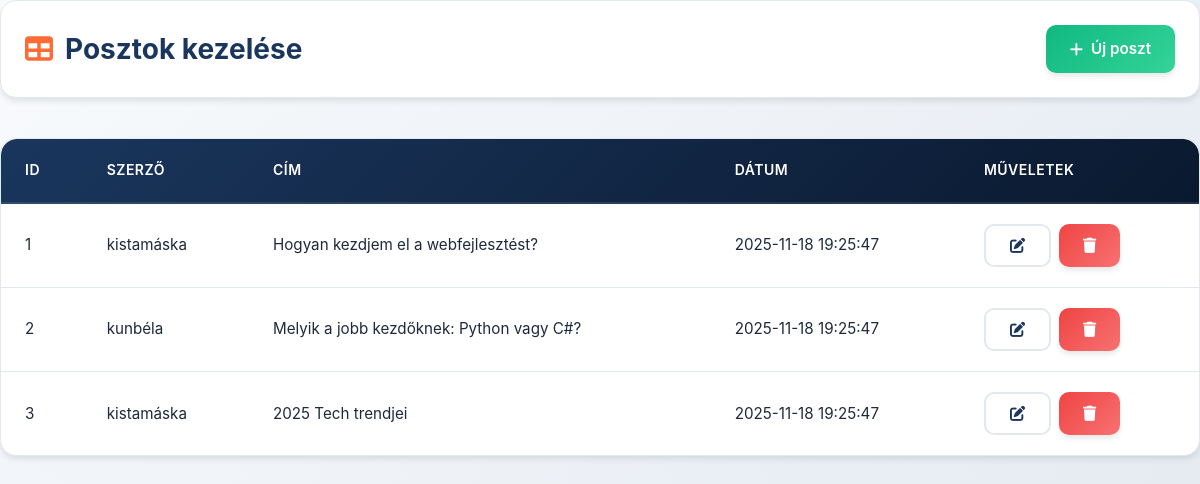
/admin/panel_posts.php (signed in), run on an earlier commit of the app's database.
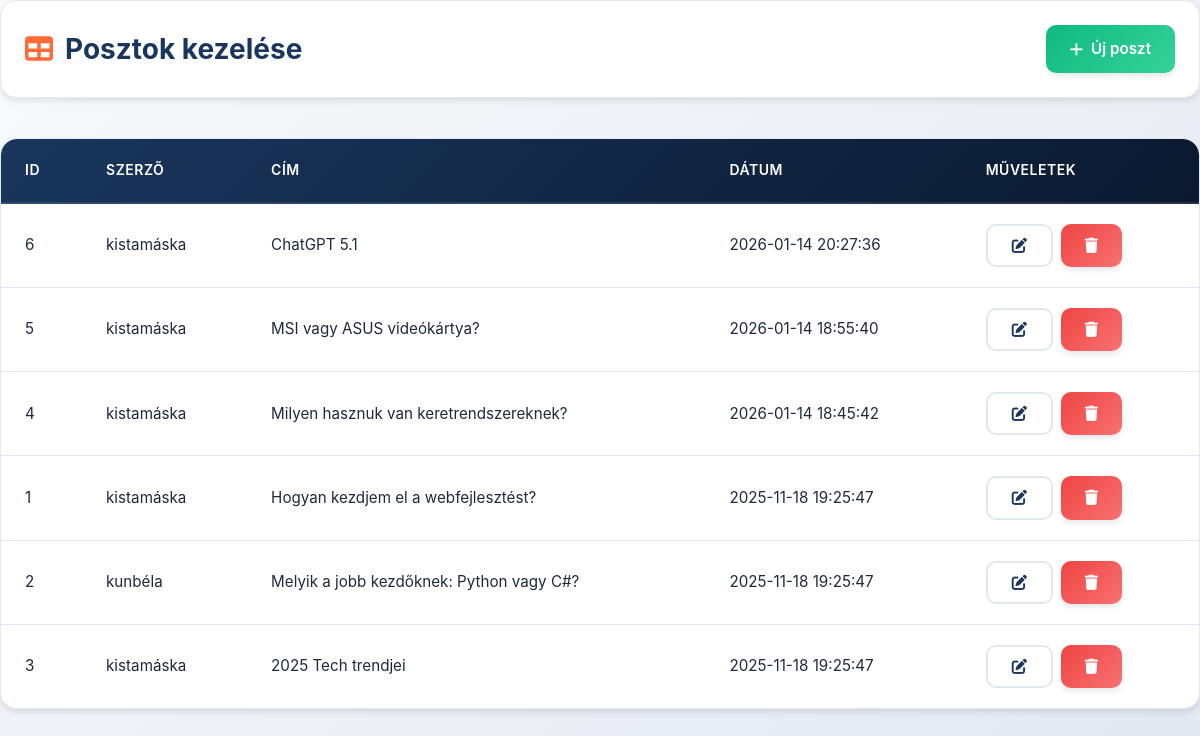
And on a later commit of the database.
### tables this page shows
CREATE TABLE `posts` (
  `post_id` int(11) NOT NULL,
  `user_id` int(11) NOT NULL,
  `group_id` int(11) NOT NULL,
  `title` varchar(255) NOT NULL,
  `content` text NOT NULL,
  `created_at` datetime DEFAULT current_timestamp()
);

CREATE TABLE `users` (
  `user_id` int(11) NOT NULL,
  `username` varchar(100) NOT NULL,
  `email` varchar(255) NOT NULL,
  `user_password` varchar(255) NOT NULL,
  `is_active` char(1) NOT NULL DEFAULT 'A',
  `registration_date` datetime DEFAULT current_timestamp(),
  `user_role` char(1) NOT NULL,
  `ip` varchar(45) DEFAULT NULL,
  `activation_code` varchar(128) DEFAULT NULL,
  `profile_image` varchar(255) NOT NULL DEFAULT 'images/anonymous.png',
  `total_posts` int(11) DEFAULT 0,
  `total_comments` int(11) DEFAULT 0,
  `sold_items` int(11) DEFAULT 0,
  `bought_items` int(11) DEFAULT 0,
  `avg_rating` decimal(3,2) DEFAULT 0.00
);

### admin/panel_posts.php (called while the page is built, shortened)
<?php
$config = [
    'table' => 'POSTS',
    'pk' => 'post_id',
    'page_file' => '../admin/panel_posts.php',
    'page_title' => 'Posztok',
    'singular_name' => 'poszt',
    'list_columns' => [
        'post_id' => 'ID',
        'user_id' => 'Szerző',
        'title' => 'Cím',
        'created_at' => 'Dátum'
    ],
    'list_query' => "SELECT p.*, u.username
                     FROM posts p
                     JOIN users u ON p.user_id = u.user_id
                     ORDER BY p.created_at DESC",
    'list_formatters' => [
        'user_id' => function($value, $row) { return htmlspecialchars($row['username']); },
    ],
    'form_fields' => ['user_id', 'title', 'content'],
    'fields' => [
        'user_id' => [
            'label' => 'Szerző',
            'type' => 'select',
            'required' => true,
            'param_type' => 'i',
            'foreign_key' => [
                'table' => 'USERS',
                'value_col' => 'user_id',
                'display_col' => 'username'
            ]
        ],
        'title' => ['label' => 'Cím', 'type' => 'text', 'required' => true],
        'content' => ['label' => 'Tartalom', 'type' => 'textarea', 'required' => true]
    ]
];
require '../app/generic_crud.php';
?>

### app/generic_crud.php (the view, shortened to what this page needs)
<?php
$action = $_GET['action'] ?? 'list';
$table = $config['table'];
$pk = $config['pk'];
$page_file = $config['page_file'];
$page_title = $config['page_title'];
$allow_add = $config['allow_add'] ?? true;
$allow_edit = $config['allow_edit'] ?? true;
$allow_delete = $config['allow_delete'] ?? true;
?>
<!DOCTYPE html>
<html lang="hu">
<head>
    <link rel="stylesheet" href="https://cdnjs.cloudflare.com/ajax/libs/font-awesome/6.7.2/css/all.min.css" />
    <link rel="stylesheet" href="../static/index.css">
    <link rel="stylesheet" href="../static/animations_microinteractions.css">
    <link rel="stylesheet" href="../static/button_system.css">
    <link rel="stylesheet" href="../static/admin-modern.css">
</head>
<body class="admin-page">
<?php
switch ($action):
?>
<?php endif; break;
    default:
?>
<div class="top-bar">
    <h1><i class="fas fa-table"></i> <?= htmlspecialchars($page_title) ?> kezelése</h1>
    <?php if ($allow_add): ?>
        <a href="<?= $page_file ?>?action=add" class="btn btn-success add-user-btn">
            <i class="fas fa-plus"></i> Új <?= htmlspecialchars($config['singular_name']) ?>
        </a>
    <?php endif; ?>
</div>
<div class="table-wrapper">
    <table>
        <thead>
            <tr>
                <?php
                foreach ($config['list_columns'] as $db_col_name => $label):
                    if (is_numeric($db_col_name)) {
                        $display_label = $label;
                    } else {
                        $display_label = $label;
                    }
                ?>
                    <th><?= htmlspecialchars($display_label) ?></th>
                <?php endforeach; ?>
                <th>Műveletek</th>
            </tr>
        </thead>
        <tbody>
            <?php
            $list_sql = $config['list_query'] ?? "SELECT * FROM $table ORDER BY $pk";
            $result = $conn->query($list_sql);
            if ($result && $result->num_rows > 0):
                while ($row = $result->fetch_assoc()):
            ?>
            <tr>
                <?php
                foreach ($config['list_columns'] as $db_col_name => $label):
                    if (is_numeric($db_col_name)) {
                        $value = $row[$label] ?? null;
                    } else {
                        $value = $row[$db_col_name] ?? null;
                    }
                    if (isset($config['list_formatters'][$db_col_name]) && is_callable($config['list_formatters'][$db_col_name])) {
                        $display_value = $config['list_formatters'][$db_col_name]($value, $row);
                    } else {
                        $display_value = htmlspecialchars((string)($value ?? 'N/A'));
                    }
                ?>
                    <td><?= $display_value ?></td>
                <?php endforeach; ?>
                <td class="actions">
                    <div class="action-buttons">
                        <?php if (!empty($allow_edit)): ?>
                            <a href="<?= htmlspecialchars($page_file) ?>?action=edit&id=<?= urlencode($row[$pk] ?? '') ?>"
                               class="btn btn-secondary edit-btn" title="Szerkesztés">
                                <i class="fa-solid fa-pen-to-square"></i>
                            </a>
                        <?php endif; ?>
                        <?php if (!empty($allow_delete)): ?>
                            <a href="<?= htmlspecialchars($page_file) ?>?action=delete&id=<?= urlencode($row[$pk] ?? '') ?>"
                               class="btn btn-danger delete-btn"
                               onclick="return confirm('Biztosan törlöd ezt az elemet?');"
                               title="Törlés">
                                <i class="fa-solid fa-trash"></i>
                            </a>
                        <?php endif; ?>
                    </div>
                </td>
            </tr>
            <?php endwhile; endif; ?>
        </tbody>
    </table>
</div>
<?php endswitch; $conn->close(); ?>
</body>
</html>

### static/index.css (style rules this page uses)
:root { --primary-900: #0a192f; --primary-700: #1a365d; --primary-500: #2d5aa0; --primary-300: #64a1f4; --primary-100: #e8f2ff; --accent-600: #ff6b35; --accent-400: #ff9e6d; --accent-200: #ffd8c2; --neutral-900: #1a202c; --neutral-700: #4a5568; --neutral-500: #a0aec0; --neutral-300: #e2e8f0; --neutral-100: #f7fafc; --success: #10b981; --warning: #f59e0b; --danger: #ef4444; --info: #3b82f6; --admin-primary: #0a192f; --admin-secondary: #1a365d; --text-color: var(--neutral-900); --text-light: var(--neutral-700); --text-light-o: #cbd5e1; --item-name-text: var(--primary-700); --background: var(--neutral-100); --surface: white; --border-color: var(--neutral-100); --background-image: url('../images/desert_evening.jpeg') left/cover no-repeat; --shadow-sm: 0 2px 4px rgba(0, 0, 0, 0.05); --shadow-md: 0 4px 6px -1px rgba(0, 0, 0, 0.1); --shadow-lg: 0 10px 15px -3px rgba(0, 0, 0, 0.1); --shadow-xl: 0 20px 25px -5px rgba(0, 0, 0, 0.15); --transition-fast: 150ms ease; --transition-normal: 300ms ease; --transition-slow: 500ms ease; --navbar-height: 70px; --border-radius-sm: 8px; --border-radius-md: 12px; --border-radius-lg: 20px; --border-radius-xl: 30px; --dark-bg-alt: #e8f2ff; --dark-bg: #0f172a; --dark-surface: #1e293b; --dark-text: #f1f5f9; }

### static/button_system.css (style rules this page uses)
.btn { display: inline-flex; align-items: center; justify-content: center; gap: 8px; padding: 12px 32px; border-radius: var(--border-radius-xl); font-weight: 600; text-decoration: none; transition: all var(--transition-normal); border: none; cursor: pointer; font-size: 1rem; position: relative; overflow: hidden; }
.btn::before { content: ''; position: absolute; top: 0; left: -100%; width: 100%; height: 100%; background: linear-gradient(90deg, transparent, rgba(255, 255, 255, 0.2), transparent); transition: left 0.5s ease; }
.btn-secondary { background: var(--surface); border: 2px solid var(--primary-300); }

### app/generic_crud.php (style rules this page uses)
body { opacity: 0; transition: opacity 0.3s ease; }
body.loaded { opacity: 1; }

What changed in the data, as far as the page shows it:
added posts: post_id "6", user.username "kistamáska", title "ChatGPT 5.1", created_at "2026-01-14 20:27:36"
added posts: post_id "5", user.username "kistamáska", title "MSI vagy ASUS videókártya?", created_at "2026-01-14 18:55:40"
added posts: post_id "4", user.username "kistamáska", title "Milyen hasznuk van keretrendszereknek?", created_at "2026-01-14 18:45:42"
